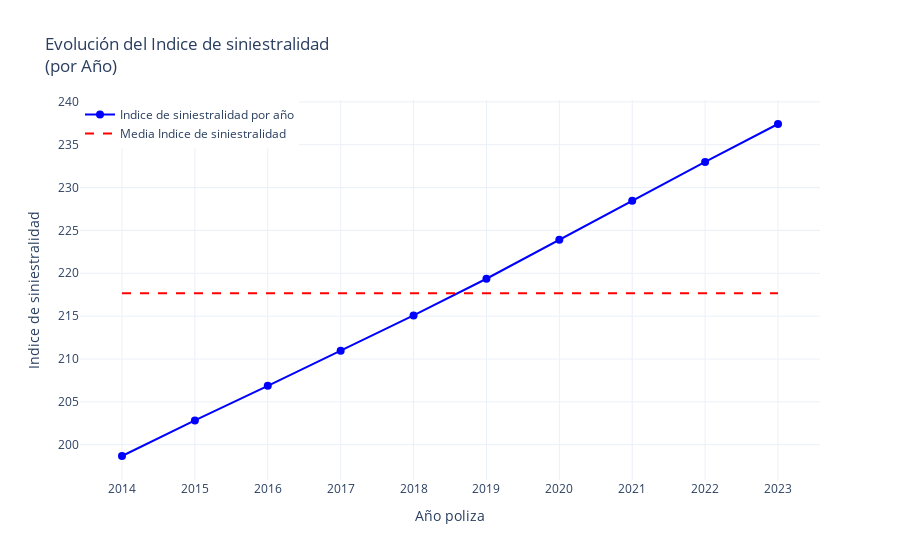

This figure's notebook cell:
### Code cell
# Evolucion de Índice de siniestralidad = Suma del Coste de Siniestros / Primas 
df_grouped_2 = df_sa.groupby('año_póliza').agg(
    suma_monto_siniestro=('suma_asegurada', 'sum'),
    conteo_primas=('prima', 'count')).reset_index()
df_grouped_2['indice_siniestralidad_por_año'] = df_grouped_2['suma_monto_siniestro'] / df_grouped_2['conteo_primas']

mean = df_grouped_2['indice_siniestralidad_por_año'].mean()


fig = go.Figure()
fig.add_trace(go.Scatter(
    x=df_grouped_2['año_póliza'], 
    y=df_grouped_2['indice_siniestralidad_por_año'],
    mode='lines+markers',
    name='Indice de siniestralidad por año',
    line=dict(color='blue'),
    marker=dict(size=8)
))
fig.add_trace(go.Scatter(
    x=df_grouped_2['año_póliza'], 
    y=[mean] * len(df_grouped_2['año_póliza']), 
    mode='lines',
    name='Media Indice de siniestralidad',
    line=dict(color='red', dash='dash')
))

# Actualizar el layout del gráfico
fig.update_layout(
    title='Evolución del Indice de siniestralidad <br>(por Año)',
    xaxis=dict(
        tickmode='array',       
        tickvals=unique_years,   
        ticktext=unique_years,          
        title='Año poliza'            
    ),
    yaxis_title='Indice de siniestralidad',
    template='plotly_white',
    legend=dict(
        y=1,
        x=0,
        xanchor='left',
        yanchor='top'
    )
)

# Mostrar el gráfico
fig.show()

### Figure 1 — Plotly figure (JSON) as saved in the notebook; plotly's stock layout.template omitted (floating-point values rounded to 4 significant figures)
{"data": [{"line": {"color": "blue"}, "marker": {"size": 8}, "mode": "lines+markers", "name": "Indice de siniestralidad por año", "type": "scatter", "x": [2014, 2015, 2016, 2017, 2018, 2019, 2020, 2021, 2022, 2023], "y": [198.7, 202.8, 206.9, 211.0, 215.1, 219.4, 223.9, 228.5, 233.0, 237.4]}, {"line": {"color": "red", "dash": "dash"}, "mode": "lines", "name": "Media Indice de siniestralidad", "type": "scatter", "x": [2014, 2015, 2016, 2017, 2018, 2019, 2020, 2021, 2022, 2023], "y": [217.7, 217.7, 217.7, 217.7, 217.7, 217.7, 217.7, 217.7, 217.7, 217.7]}], "layout": {"legend": {"x": 0, "xanchor": "left", "y": 1, "yanchor": "top"}, "title": {"text": "Evolución del Indice de siniestralidad <br>(por Año)"}, "xaxis": {"tickmode": "array", "ticktext": [2014, 2015, 2016, 2017, 2018, 2019, 2020, 2021, 2022, 2023], "tickvals": [2014, 2015, 2016, 2017, 2018, 2019, 2020, 2021, 2022, 2023], "title": {"text": "Año poliza"}}, "yaxis": {"title": {"text": "Indice de siniestralidad"}}}}
